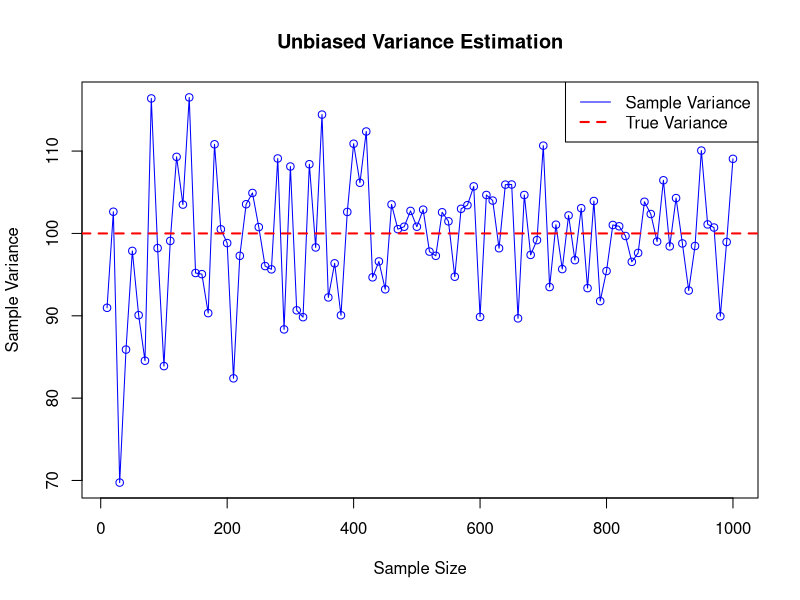

Reproduce this figure in R.
# 不偏推定量: 標本分散が母分散に対応することを確認

set.seed(123) # 再現性のため
true_variance <- 100  # 母分散 (標準偏差^2)

# 標本サイズを徐々に増やす
sample_sizes <- seq(10, 1000, by = 10)

# 標本分散（不偏分散）を計算
sample_variances <- sapply(sample_sizes, function(n) {
  sample_data <- rnorm(n, mean = 0, sd = sqrt(true_variance)) # 標本を生成
  var(sample_data) # 標本分散 (不偏分散)
})

# 結果のプロット
plot(sample_sizes, sample_variances, type = "o", col = "blue",
     main = "Unbiased Variance Estimation",
     xlab = "Sample Size", ylab = "Sample Variance")
abline(h = true_variance, col = "red", lty = 2, lwd = 2) # 真の母分散
legend("topright", legend = c("Sample Variance", "True Variance"), 
       col = c("blue", "red"), lty = c(1, 2), lwd = c(1, 2))